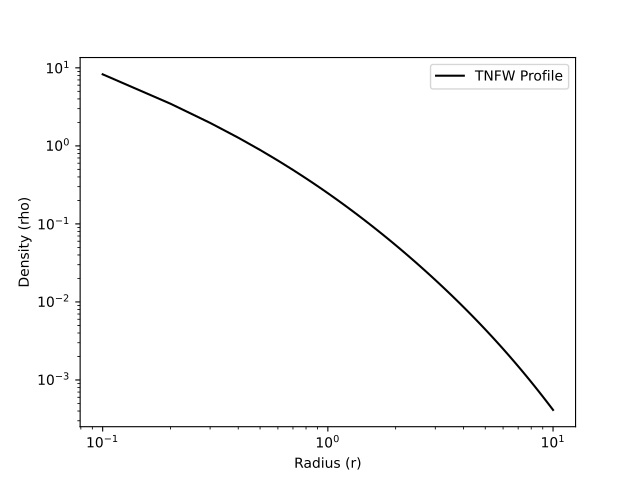

Python code for this plot:
import numpy as np
import matplotlib.pyplot as plt
from pisces.profiles.density import TNFWDensityProfile
#
r = np.linspace(0.1, 10, 100)
profile = TNFWDensityProfile(rho_0=1.0, r_s=1.0, r_t=10.0)
rho = profile(r)
#
_ = plt.loglog(r, rho, 'k-', label='TNFW Profile')
_ = plt.xlabel('Radius (r)')
_ = plt.ylabel('Density (rho)')
_ = plt.legend()
plt.show()
